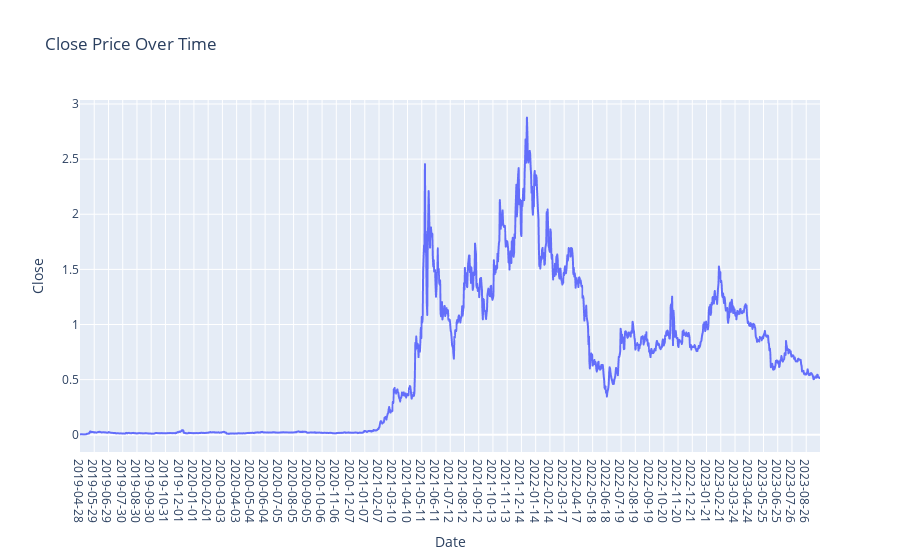

Source (notebook cell):
### Markdown cell above
## iv) Graph for Close Column Values

### Code cell
plt.figure(figsize=(14, 6))
fig = px.line(POLYGON.Close,x=POLYGON.Date, y='Close', labels={'x': 'Date', 'y': 'Price'}, title='Close Price Over Time')
fig.update_xaxes(type='category')  # Ensure the x-axis treats the index as categorical (date)
fig.show()

### Figure 1 — Plotly figure (JSON) as saved in the notebook; plotly's stock layout.template omitted (floating-point values rounded to 4 significant figures; data arrays with more than 128 entries replaced by an {"elided": "..."} marker saying what was removed)
{"data": [{"hovertemplate": "Date=%{x}<br>Close=%{y}<extra></extra>", "legendgroup": "", "line": {"color": "#636efa", "dash": "solid"}, "marker": {"symbol": "circle"}, "mode": "lines", "name": "", "showlegend": false, "type": "scattergl", "x": {"elided": "1612 str values"}, "xaxis": "x", "y": {"elided": "1612 float values"}, "yaxis": "y"}], "layout": {"legend": {"tracegroupgap": 0}, "title": {"text": "Close Price Over Time"}, "xaxis": {"anchor": "y", "domain": [0, 1], "title": {"text": "Date"}, "type": "category"}, "yaxis": {"anchor": "x", "domain": [0, 1], "title": {"text": "Close"}}}}
